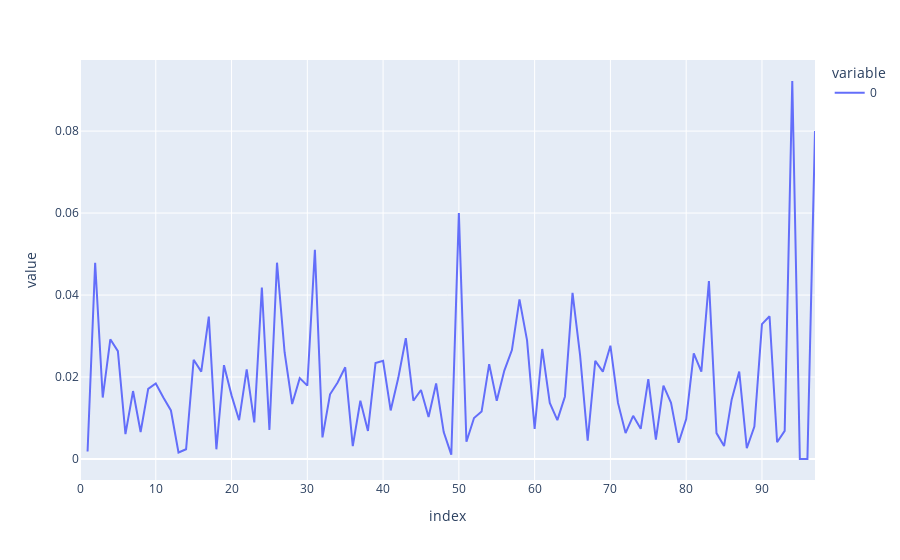

Write notebook code for a chart like this one.
### Code cell
fig = px.line(dfxg_homexg_complete_game.mean())
fig.show()
